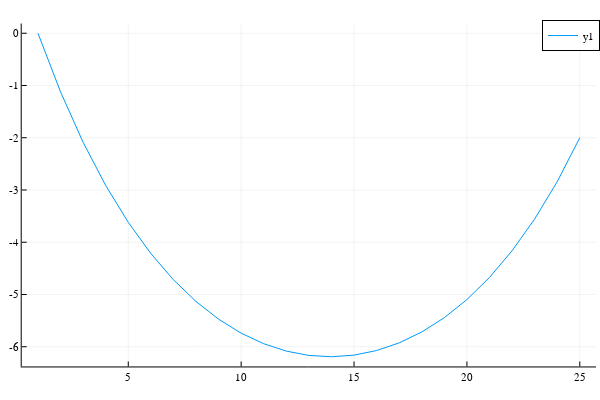

Here is the notebook cell this chart was saved with:
### Code cell
#Plot Solution
y_sol = z_sol[1:n]
plot(y_sol)

### Figure 1 — Plotly figure (JSON) as saved in the notebook; plotly's stock layout.template omitted (floating-point values rounded to 4 significant figures)
{"data": [{"colorbar": {"title": ""}, "legendgroup": "y1", "line": {"color": "rgba(0, 154, 250, 1.000)", "dash": "solid", "shape": "linear", "width": 1}, "mode": "lines", "name": "y1", "showlegend": true, "type": "scatter", "x": [1, 2, 3, 4, 5, 6, 7, 8, 9, 10, 11, 12, 13, 14, 15, 16, 17, 18, 19, 20, 21, 22, 23, 24, 25], "xaxis": "x", "y": [-4.971e-38, -1.122, -2.087, -2.914, -3.619, -4.216, -4.718, -5.134, -5.473, -5.74, -5.943, -6.084, -6.166, -6.192, -6.161, -6.073, -5.926, -5.717, -5.443, -5.097, -4.673, -4.163, -3.556, -2.839, -2], "yaxis": "y", "zmax": null, "zmin": null}], "layout": {"annotations": [], "height": 400, "legend": {"bgcolor": "rgba(255, 255, 255, 1.000)", "bordercolor": "rgba(0, 0, 0, 1.000)", "borderwidth": 1, "font": {"color": "rgba(0, 0, 0, 1.000)", "family": "sans-serif", "size": 11}, "title": {"font": {"color": "rgba(0, 0, 0, 1.000)", "family": "sans-serif", "size": 15}, "text": ""}, "tracegroupgap": 0, "traceorder": "normal", "x": 1, "xanchor": "auto", "y": 1, "yanchor": "auto"}, "margin": {"b": 20, "l": 0, "r": 0, "t": 20}, "paper_bgcolor": "rgba(255, 255, 255, 1.000)", "plot_bgcolor": "rgba(255, 255, 255, 1.000)", "showlegend": true, "width": 600, "xaxis": {"anchor": "y", "domain": [0.03619, 0.9934], "gridcolor": "rgba(0, 0, 0, 0.100)", "gridwidth": 0.5, "linecolor": "rgba(0, 0, 0, 1.000)", "mirror": false, "range": [0.28, 25.72], "showgrid": true, "showline": true, "showticklabels": true, "tickangle": 0, "tickcolor": "rgb(0, 0, 0)", "tickfont": {"color": "rgba(0, 0, 0, 1.000)", "family": "sans-serif", "size": 11}, "tickmode": "array", "ticks": "inside", "ticktext": ["5", "10", "15", "20", "25"], "tickvals": [5, 10, 15, 20, 25], "title": "", "titlefont": {"color": "rgba(0, 0, 0, 1.000)", "family": "sans-serif", "size": 15}, "type": "-", "visible": true, "zeroline": false, "zerolinecolor": "rgba(0, 0, 0, 1.000)"}, "yaxis": {"anchor": "x", "domain": [0.03762, 0.9902], "gridcolor": "rgba(0, 0, 0, 0.100)", "gridwidth": 0.5, "linecolor": "rgba(0, 0, 0, 1.000)", "mirror": false, "range": [-6.377, 0.1857], "showgrid": true, "showline": true, "showticklabels": true, "tickangle": 0, "tickcolor": "rgb(0, 0, 0)", "tickfont": {"color": "rgba(0, 0, 0, 1.000)", "family": "sans-serif", "size": 11}, "tickmode": "array", "ticks": "inside", "ticktext": ["-6", "-5", "-4", "-3", "-2", "-1", "0"], "tickvals": [-6, -5, -4, -3, -2, -1, 0], "title": "", "titlefont": {"color": "rgba(0, 0, 0, 1.000)", "family": "sans-serif", "size": 15}, "type": "-", "visible": true, "zeroline": false, "zerolinecolor": "rgba(0, 0, 0, 1.000)"}}}
